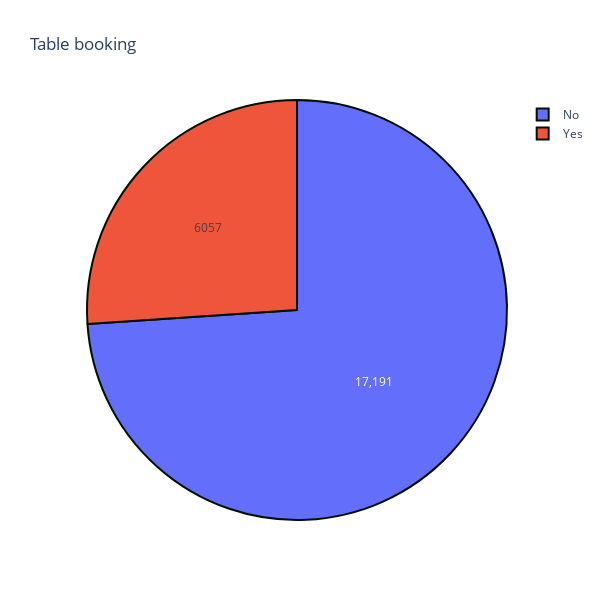

This figure's notebook cell:
### Code cell
x=df['book_table'].value_counts()


trace=go.Pie(labels=x.index,values=x,textinfo="value",
            marker=dict(line=dict(color='#001000', width=2)))
layout=go.Layout(title="Table booking",width=600,height=600)
fig=go.Figure(data=[trace],layout=layout)
py.iplot(fig, filename='pie_chart_subplots')

### Figure 1 — Plotly figure (JSON) as saved in the notebook; plotly's stock layout.template omitted (floating-point values rounded to 4 significant figures)
{"data": [{"labels": ["No", "Yes"], "marker": {"line": {"color": "#001000", "width": 2}}, "textinfo": "value", "type": "pie", "values": [17191, 6057]}], "layout": {"height": 600, "title": {"text": "Table booking"}, "width": 600}}
